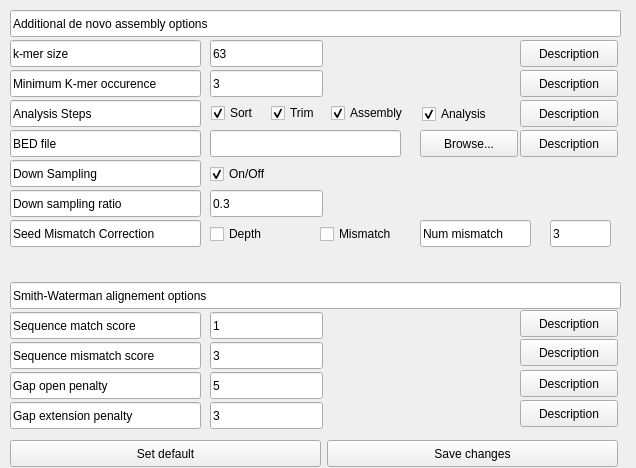
<?xml version="1.0" encoding="UTF-8"?>
<ui version="4.0">
 <class>Form</class>
 <widget class="QWidget" name="Form">
  <property name="geometry">
   <rect>
    <x>0</x>
    <y>0</y>
    <width>636</width>
    <height>468</height>
   </rect>
  </property>
  <property name="windowTitle">
   <string>Options</string>
  </property>
  <widget class="QLineEdit" name="lineEdit">
   <property name="geometry">
    <rect>
     <x>10</x>
     <y>10</y>
     <width>611</width>
     <height>27</height>
    </rect>
   </property>
   <property name="text">
    <string>Additional de novo assembly options</string>
   </property>
  </widget>
  <widget class="QLineEdit" name="lineEdit_2">
   <property name="geometry">
    <rect>
     <x>10</x>
     <y>40</y>
     <width>191</width>
     <height>27</height>
    </rect>
   </property>
   <property name="text">
    <string>k-mer size</string>
   </property>
  </widget>
  <widget class="QLineEdit" name="lineEdit_3">
   <property name="geometry">
    <rect>
     <x>210</x>
     <y>40</y>
     <width>113</width>
     <height>27</height>
    </rect>
   </property>
   <property name="text">
    <string>63</string>
   </property>
  </widget>
  <widget class="QLineEdit" name="lineEdit_4">
   <property name="geometry">
    <rect>
     <x>10</x>
     <y>70</y>
     <width>191</width>
     <height>27</height>
    </rect>
   </property>
   <property name="text">
    <string>Minimum K-mer occurence</string>
   </property>
  </widget>
  <widget class="QLineEdit" name="lineEdit_5">
   <property name="geometry">
    <rect>
     <x>210</x>
     <y>70</y>
     <width>113</width>
     <height>27</height>
    </rect>
   </property>
   <property name="text">
    <string>3</string>
   </property>
  </widget>
  <widget class="QLineEdit" name="lineEdit_6">
   <property name="geometry">
    <rect>
     <x>10</x>
     <y>100</y>
     <width>191</width>
     <height>27</height>
    </rect>
   </property>
   <property name="text">
    <string>Analysis Steps</string>
   </property>
  </widget>
  <widget class="QPushButton" name="pushButton">
   <property name="geometry">
    <rect>
     <x>520</x>
     <y>40</y>
     <width>98</width>
     <height>27</height>
    </rect>
   </property>
   <property name="text">
    <string>Description</string>
   </property>
  </widget>
  <widget class="QPushButton" name="pushButton_2">
   <property name="geometry">
    <rect>
     <x>520</x>
     <y>70</y>
     <width>98</width>
     <height>27</height>
    </rect>
   </property>
   <property name="text">
    <string>Description</string>
   </property>
  </widget>
  <widget class="QCheckBox" name="checkBox">
   <property name="geometry">
    <rect>
     <x>211</x>
     <y>102</y>
     <width>61</width>
     <height>22</height>
    </rect>
   </property>
   <property name="text">
    <string>Sort</string>
   </property>
   <property name="checked">
    <bool>true</bool>
   </property>
  </widget>
  <widget class="QCheckBox" name="checkBox_2">
   <property name="geometry">
    <rect>
     <x>271</x>
     <y>102</y>
     <width>61</width>
     <height>22</height>
    </rect>
   </property>
   <property name="text">
    <string>Trim</string>
   </property>
   <property name="checked">
    <bool>true</bool>
   </property>
  </widget>
  <widget class="QCheckBox" name="checkBox_3">
   <property name="geometry">
    <rect>
     <x>331</x>
     <y>102</y>
     <width>91</width>
     <height>22</height>
    </rect>
   </property>
   <property name="text">
    <string>Assembly</string>
   </property>
   <property name="checked">
    <bool>true</bool>
   </property>
  </widget>
  <widget class="QCheckBox" name="checkBox_4">
   <property name="geometry">
    <rect>
     <x>422</x>
     <y>103</y>
     <width>97</width>
     <height>22</height>
    </rect>
   </property>
   <property name="text">
    <string>Analysis</string>
   </property>
   <property name="checked">
    <bool>true</bool>
   </property>
  </widget>
  <widget class="QPushButton" name="pushButton_3">
   <property name="geometry">
    <rect>
     <x>520</x>
     <y>100</y>
     <width>98</width>
     <height>27</height>
    </rect>
   </property>
   <property name="text">
    <string>Description</string>
   </property>
  </widget>
  <widget class="QLineEdit" name="lineEdit_7">
   <property name="geometry">
    <rect>
     <x>10</x>
     <y>282</y>
     <width>611</width>
     <height>27</height>
    </rect>
   </property>
   <property name="text">
    <string>Smith-Waterman alignement options</string>
   </property>
  </widget>
  <widget class="QLineEdit" name="lineEdit_8">
   <property name="geometry">
    <rect>
     <x>10</x>
     <y>312</y>
     <width>191</width>
     <height>27</height>
    </rect>
   </property>
   <property name="text">
    <string>Sequence match score</string>
   </property>
  </widget>
  <widget class="QLineEdit" name="lineEdit_9">
   <property name="geometry">
    <rect>
     <x>210</x>
     <y>312</y>
     <width>113</width>
     <height>27</height>
    </rect>
   </property>
   <property name="text">
    <string>1</string>
   </property>
  </widget>
  <widget class="QLineEdit" name="lineEdit_10">
   <property name="geometry">
    <rect>
     <x>10</x>
     <y>342</y>
     <width>191</width>
     <height>27</height>
    </rect>
   </property>
   <property name="text">
    <string>Sequence mismatch score</string>
   </property>
  </widget>
  <widget class="QLineEdit" name="lineEdit_11">
   <property name="geometry">
    <rect>
     <x>210</x>
     <y>342</y>
     <width>113</width>
     <height>27</height>
    </rect>
   </property>
   <property name="text">
    <string>3</string>
   </property>
  </widget>
  <widget class="QLineEdit" name="lineEdit_12">
   <property name="geometry">
    <rect>
     <x>10</x>
     <y>372</y>
     <width>191</width>
     <height>27</height>
    </rect>
   </property>
   <property name="text">
    <string>Gap open penalty</string>
   </property>
  </widget>
  <widget class="QLineEdit" name="lineEdit_13">
   <property name="geometry">
    <rect>
     <x>210</x>
     <y>372</y>
     <width>113</width>
     <height>27</height>
    </rect>
   </property>
   <property name="text">
    <string>5</string>
   </property>
  </widget>
  <widget class="QLineEdit" name="lineEdit_14">
   <property name="geometry">
    <rect>
     <x>10</x>
     <y>402</y>
     <width>191</width>
     <height>27</height>
    </rect>
   </property>
   <property name="text">
    <string>Gap extension penalty</string>
   </property>
  </widget>
  <widget class="QLineEdit" name="lineEdit_15">
   <property name="geometry">
    <rect>
     <x>210</x>
     <y>402</y>
     <width>113</width>
     <height>27</height>
    </rect>
   </property>
   <property name="text">
    <string>3</string>
   </property>
  </widget>
  <widget class="QLineEdit" name="lineEdit_16">
   <property name="geometry">
    <rect>
     <x>10</x>
     <y>130</y>
     <width>191</width>
     <height>27</height>
    </rect>
   </property>
   <property name="text">
    <string>BED file</string>
   </property>
  </widget>
  <widget class="QLineEdit" name="lineEdit_17">
   <property name="geometry">
    <rect>
     <x>210</x>
     <y>130</y>
     <width>191</width>
     <height>27</height>
    </rect>
   </property>
  </widget>
  <widget class="QPushButton" name="pushButton_4">
   <property name="geometry">
    <rect>
     <x>420</x>
     <y>130</y>
     <width>98</width>
     <height>27</height>
    </rect>
   </property>
   <property name="text">
    <string>Browse...</string>
   </property>
  </widget>
  <widget class="QPushButton" name="pushButton_5">
   <property name="geometry">
    <rect>
     <x>520</x>
     <y>130</y>
     <width>98</width>
     <height>27</height>
    </rect>
   </property>
   <property name="text">
    <string>Description</string>
   </property>
  </widget>
  <widget class="QPushButton" name="pushButton_6">
   <property name="geometry">
    <rect>
     <x>520</x>
     <y>310</y>
     <width>98</width>
     <height>27</height>
    </rect>
   </property>
   <property name="text">
    <string>Description</string>
   </property>
  </widget>
  <widget class="QPushButton" name="pushButton_7">
   <property name="geometry">
    <rect>
     <x>520</x>
     <y>339</y>
     <width>98</width>
     <height>27</height>
    </rect>
   </property>
   <property name="text">
    <string>Description</string>
   </property>
  </widget>
  <widget class="QPushButton" name="pushButton_8">
   <property name="geometry">
    <rect>
     <x>520</x>
     <y>370</y>
     <width>98</width>
     <height>27</height>
    </rect>
   </property>
   <property name="text">
    <string>Description</string>
   </property>
  </widget>
  <widget class="QPushButton" name="pushButton_9">
   <property name="geometry">
    <rect>
     <x>520</x>
     <y>400</y>
     <width>98</width>
     <height>27</height>
    </rect>
   </property>
   <property name="text">
    <string>Description</string>
   </property>
  </widget>
  <widget class="QPushButton" name="pushButton_10">
   <property name="geometry">
    <rect>
     <x>327</x>
     <y>440</y>
     <width>291</width>
     <height>27</height>
    </rect>
   </property>
   <property name="text">
    <string>Save changes</string>
   </property>
  </widget>
  <widget class="QPushButton" name="pushButton_11">
   <property name="geometry">
    <rect>
     <x>10</x>
     <y>440</y>
     <width>311</width>
     <height>27</height>
    </rect>
   </property>
   <property name="text">
    <string>Set default</string>
   </property>
  </widget>
  <widget class="QLineEdit" name="lineEdit_18">
   <property name="geometry">
    <rect>
     <x>10</x>
     <y>160</y>
     <width>191</width>
     <height>27</height>
    </rect>
   </property>
   <property name="text">
    <string>Down Sampling</string>
   </property>
  </widget>
  <widget class="QCheckBox" name="checkBox_5">
   <property name="geometry">
    <rect>
     <x>210</x>
     <y>163</y>
     <width>97</width>
     <height>22</height>
    </rect>
   </property>
   <property name="text">
    <string>On/Off</string>
   </property>
   <property name="checked">
    <bool>true</bool>
   </property>
  </widget>
  <widget class="QLineEdit" name="lineEdit_19">
   <property name="geometry">
    <rect>
     <x>10</x>
     <y>190</y>
     <width>191</width>
     <height>27</height>
    </rect>
   </property>
   <property name="text">
    <string>Down sampling ratio</string>
   </property>
  </widget>
  <widget class="QLineEdit" name="lineEdit_20">
   <property name="geometry">
    <rect>
     <x>210</x>
     <y>190</y>
     <width>113</width>
     <height>27</height>
    </rect>
   </property>
   <property name="text">
    <string>0.3</string>
   </property>
  </widget>
  <widget class="QLineEdit" name="lineEdit_21">
   <property name="geometry">
    <rect>
     <x>10</x>
     <y>220</y>
     <width>191</width>
     <height>27</height>
    </rect>
   </property>
   <property name="text">
    <string>Seed Mismatch Correction</string>
   </property>
  </widget>
  <widget class="QCheckBox" name="checkBox_6">
   <property name="geometry">
    <rect>
     <x>210</x>
     <y>223</y>
     <width>111</width>
     <height>22</height>
    </rect>
   </property>
   <property name="text">
    <string>Depth</string>
   </property>
  </widget>
  <widget class="QCheckBox" name="checkBox_7">
   <property name="geometry">
    <rect>
     <x>320</x>
     <y>223</y>
     <width>111</width>
     <height>22</height>
    </rect>
   </property>
   <property name="text">
    <string>Mismatch</string>
   </property>
  </widget>
  <widget class="QLineEdit" name="lineEdit_22">
   <property name="geometry">
    <rect>
     <x>420</x>
     <y>220</y>
     <width>111</width>
     <height>27</height>
    </rect>
   </property>
   <property name="text">
    <string>Num mismatch</string>
   </property>
  </widget>
  <widget class="QLineEdit" name="lineEdit_23">
   <property name="geometry">
    <rect>
     <x>550</x>
     <y>220</y>
     <width>61</width>
     <height>27</height>
    </rect>
   </property>
   <property name="text">
    <string>3</string>
   </property>
  </widget>
 </widget>
 <resources/>
 <connections/>
</ui>
